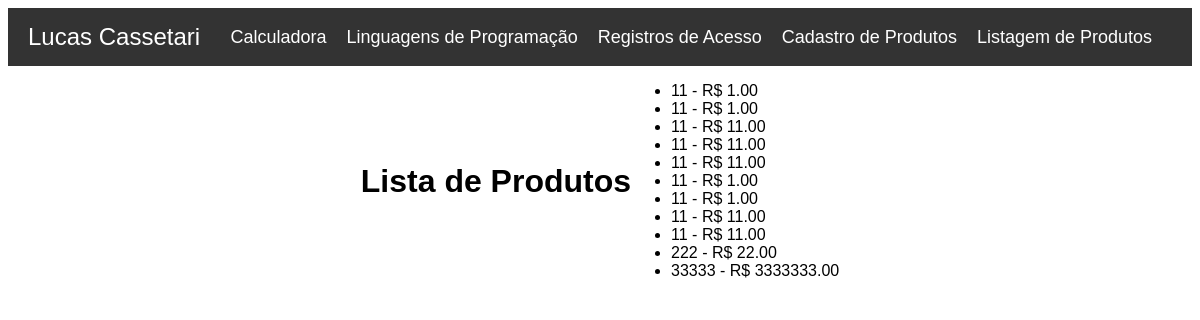
Before: /app/produto/listar/ with the older database file.
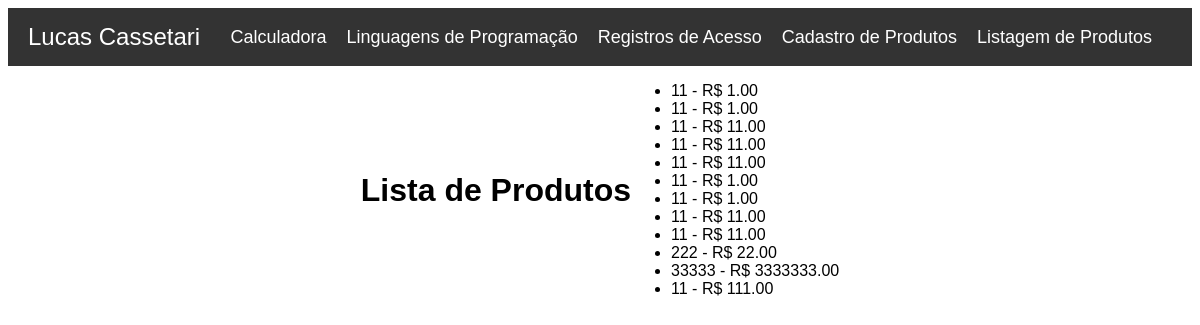
After: the same page with the newer database file.
### app/models.py (models this page shows, shortened)
class Produto(models.Model):
    nome = models.CharField(max_length=200)
    preco = models.DecimalField(max_digits=10, decimal_places=2)
    descricao = models.TextField()
    quantidade_estoque = models.IntegerField()

### app/views.py (the view)
# urls.py: path('produto/listar/', views.lista_produtos, name='lista-produtos')
def lista_produtos(request):
    produtos = Produto.objects.all()
    return render(request, 'lista_produtos.html', {'produtos': produtos})

### app/templates/lista_produtos.html
{% extends 'base.html' %}
{% load bootstrap %}
{% block content %}
<div class="container mt-5">
    <h1>Lista de Produtos</h1>
    <ul class="list-group">
        {% for produto in produtos %}
        <li class="list-group-item">{{ produto.nome }} - R$ {{ produto.preco }}</li>
        {% endfor %}
    </ul>
</div>
{% endblock %}

### app/templates/base.html (shortened to what this page needs)
{% load static %}
<!DOCTYPE html>
<html lang="en">
  <head>
    <link rel="stylesheet" href="{% static 'css/base.css' %}" />
  </head>
  <body>
    <nav class="navbar">
      <div class="container">
        <a class="navbar-brand" href="/app">Lucas Cassetari</a>
        <ul class="navbar-nav" id="navbar-nav">
          <li class="nav-item">
            <a class="nav-link" href="{% url 'app:calculadora' %}"
              >Calculadora</a
            >
          </li>
          <li class="nav-item">
            <a class="nav-link" href="{% url 'app:linguagens' %}"
              >Linguagens de Programação</a
            >
          </li>
          <li class="nav-item">
            <a class="nav-link" href="{% url 'app:registro-acesso' %}">Registros de Acesso</a>
          </li>
          <li class="nav-item">
            <a class="nav-link" href="{% url 'app:criar-produto' %}">Cadastro de Produtos</a>
          </li>
          <li class="nav-item">
            <a class="nav-link" href="{% url 'app:lista-produtos' %}">Listagem de Produtos</a>
          </li>
        </ul>
      </div>
    </nav>
    <div class="container mt-4">{% block content %}{% endblock %}</div>
  </body>
</html>

### app/static/css/base.css (style rules this page uses)
html { font-family: "Poppins", sans-serif; }
.navbar { background-color: #333; color: #fff; padding: 15px 0; }
.container { display: flex; justify-content: space-between; align-items: center; }
.navbar-brand { font-size: 24px; text-decoration: none; color: #fff; }
#navbar-nav { list-style-type: none; margin: 0; padding: 0; display: flex; }
.nav-item { margin-right: 20px; }
.nav-link { text-decoration: none; color: #fff; font-size: 18px; }
.container { max-width: 1200px; margin: 0 auto; padding: 0 20px; }

Changed rows visible on the page:
added Produto: nome "11", preco "111.00"
